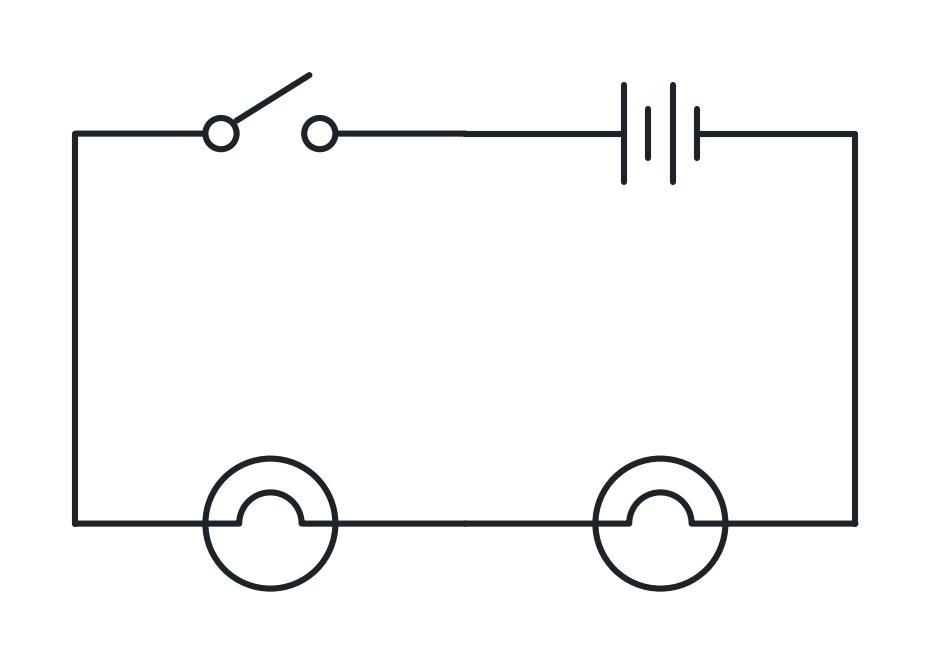

Python code for this plot:
import sys
from pathlib import Path

import matplotlib

matplotlib.use("Agg")

import schemdraw
import schemdraw.elements as elm

elm.style(elm.STYLE_IEC)

SKILL_SCRIPTS = Path.home() / ".cursor/skills/hk-circuit-diagram/scripts"
sys.path.insert(0, str(SKILL_SCRIPTS))
from incandescent_lamp import IncandescentLamp

INK = "#1c242a"
BG = "#ffffff"
out = Path(__file__).resolve().parent / "series-two-lamps.jpg"
out.parent.mkdir(parents=True, exist_ok=True)

with schemdraw.Drawing(show=False, dpi=200) as d:
    d.config(color=INK, bgcolor=BG, lw=2.2, margin=0.55, inches_per_unit=0.65)
    sw = elm.Switch().right()
    bat = elm.Battery().right()
    elm.Line().down().at(sw.start)
    IncandescentLamp().right()
    IncandescentLamp().right()
    elm.Line().tox(bat.end)
    elm.Line().to(bat.end)
    d.save(str(out), dpi=200, transparent=False)

print(out)
